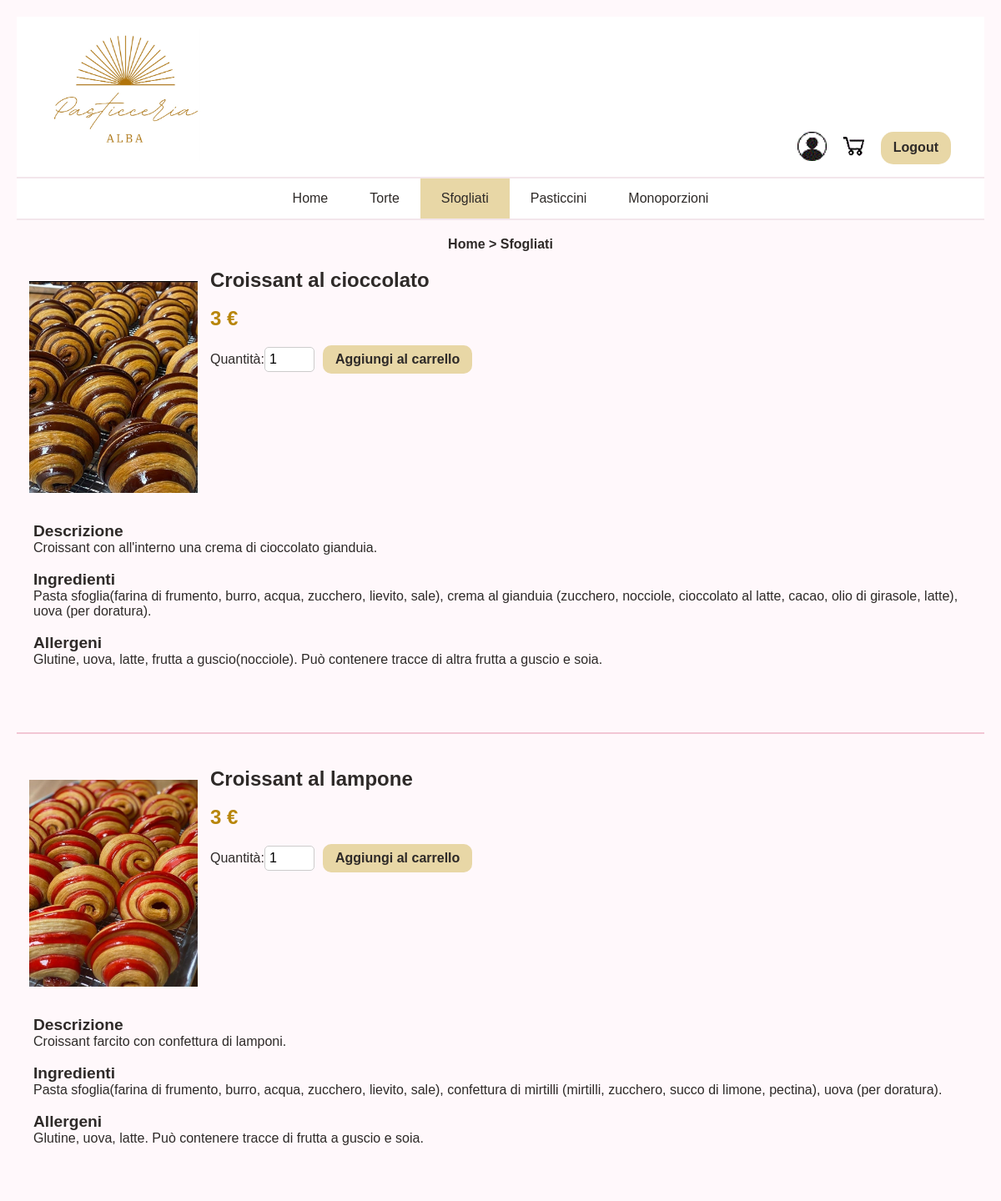
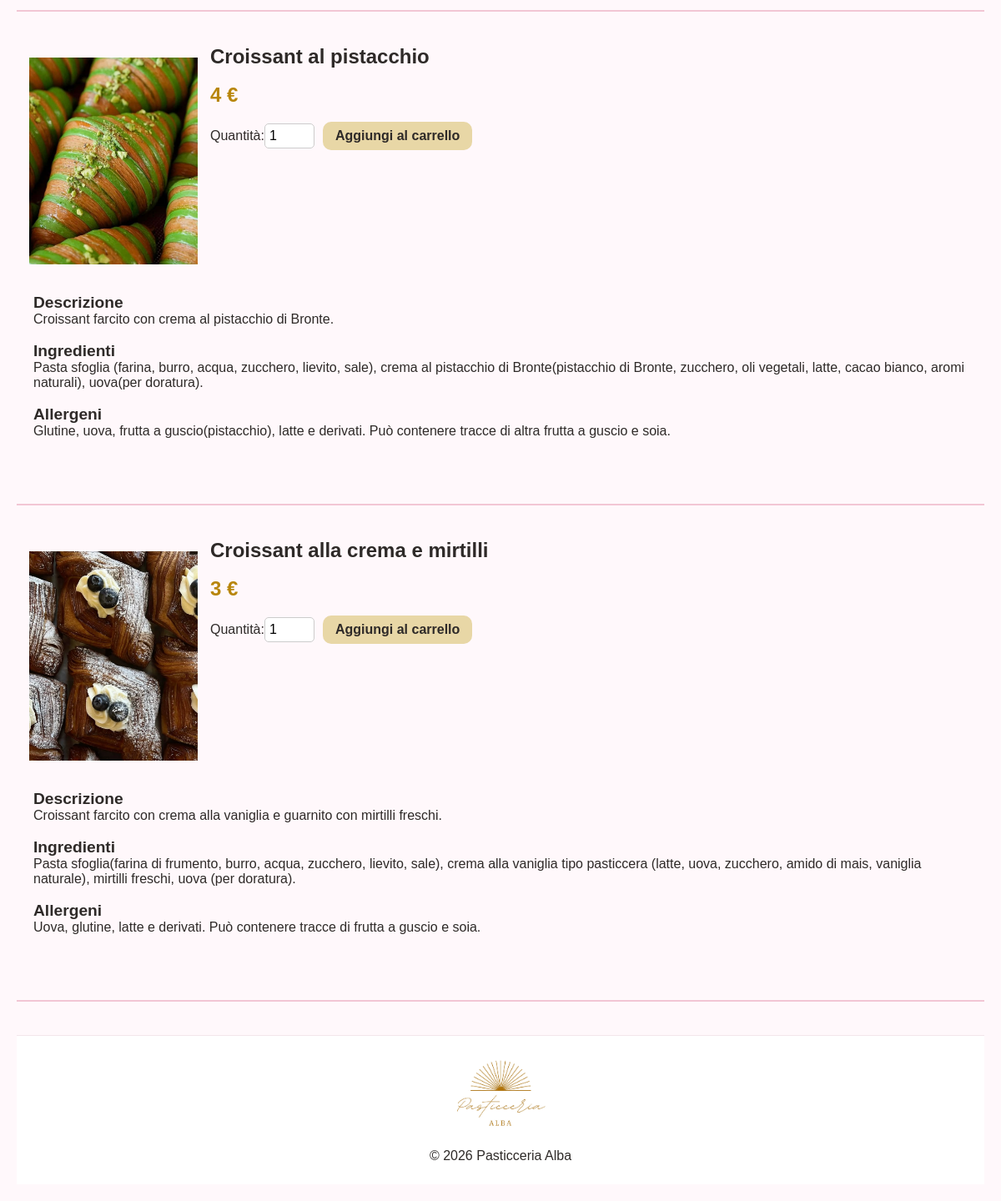
The page /bozzaprogetto/sfogliati.php (signed in) on the database its author committed (2 pictures, top to bottom).
### tables this page shows
CREATE TABLE `prodotti` (
  `id` int(11) NOT NULL,
  `nome` text NOT NULL,
  `categoria` text NOT NULL,
  `prezzo` double NOT NULL,
  `disponibilita` int(11) NOT NULL,
  `descrizione` varchar(300) NOT NULL,
  `ingredienti` varchar(500) NOT NULL,
  `allergeni` varchar(300) NOT NULL,
  `immagine` varchar(255) NOT NULL
);

### bozzaprogetto/sfogliati.php (the view, shortened to what this page needs)
<!DOCTYPE html>
<html lang="it">
<head>
    <link rel="stylesheet" href="style.css">
</head>
<body>
<header>
    <a href="index.php" title="Home Pasticceria Alba">
        <img src="immagini/logo2.jpg" alt="Pasticceria Alba" id="logo">
    </a>
    <div class="header-icons">
      <a href="profilo.php">
        <img src="immagini/login.gif" class="icone" alt="Profilo">
      </a>
    <a href="carrello.php" title="Prenotazioni">
        <img src="immagini/carrello.gif" class="icone" alt="Prenotazioni">
    </a>
    <a href="logout.php"> Logout </a>
</div>
</header>
<nav>
    <ul>
        <li class="menu"><a href="index.php" title="Home Pasticceria Alba">Home</a></li>
        <li class="menu"><a href="torte.php" title="Prodotti: torte">Torte</a></li>
        <li class="menu" id="sfogliati"><a href="sfogliati.php" title="Prodotti: sfogliati">Sfogliati</a></li>
        <li class="menu"><a href="pasticcini.php" title="Prodotti: pasticcini">Pasticcini</a></li>
        <li class="menu"><a href="monoporzioni.php" title="Prodotti: monoporzioni">Monoporzioni</a></li>
    </ul>
</nav>
<p class="percorso"> Home > Sfogliati </p>
<section>
  <?php
  $connessione=connetti();
  $q="SELECT *
      FROM prodotti
      WHERE categoria='Sfogliati'";
  $risposta=mysqli_query($connessione, $q);
  foreach($risposta as $riga){
    $nome=$riga["nome"];
    $prezzo=$riga["prezzo"];
    $descrizione=$riga["descrizione"];
    $ingredienti=$riga["ingredienti"];
    $allergeni=$riga["allergeni"];
    $immagine=$riga["immagine"];
    echo "<img src= 'immagini/$immagine' class='prodotti'>";
echo "<div class='float'>";
    echo "<h2> $nome </h2>";
    echo "<br>";
    echo "<p class='prezzi'> $prezzo €</p>";
    echo "<br>";
    echo "<form action='aggiungi_carrello.php' method='post'>";
    echo "<label>Quantità:</label>";
    echo "<input type='number' name='quantita' value='1' min='1' max='10'>";
    echo "<input type='submit' value='Aggiungi al carrello'>";
    echo "</form>";
echo "</div>";
echo "<div class='clear'>";
  echo "<h3>Descrizione</h3>";
  echo "<p> $descrizione </p><br>";
  echo "<h3>Ingredienti</h3>";
  echo "<p> $ingredienti</p> <br>";
  echo "<h3> Allergeni </h3>";
  echo "<p> $allergeni</p><br>";
echo "</div>";
echo "<hr>";
};
?>
</section>
<footer>
    <img src="immagini/logo2.jpg" id="logo_footer">
    <p>© 2026 Pasticceria Alba</p>
</footer>
</body>
</html>

### bozzaprogetto/style.css (style rules this page uses)
* { font-family: Arial, sans-serif; font-size: 16px; margin: 0; padding: 0; box-sizing: border-box; }
body { margin:0; padding: 20px; background-color: #FFF8FB; color: #2E2A28; }
header { background-color: #FFFFFF; padding: 15px 40px; display: flex; justify-content: space-between; align-items: flex-end; border-bottom: 1px solid #F3E6EB; min-height: 90px; }
#logo { width: 180px; height: auto; object-fit: contain; }
.header-icons { display:flex; align-item:center; gap:15px; }
.icone { width: 35px; height: 35px; object-fit: contain; cursor:pointer; }
a[href="logout.php"] { background-color: #E8D7A6; padding: 10px 15px; border-radius: 15px; text-decoration: none; color: #2E2A28; font-size: 16px; font-weight: bold; }
nav { background-color: #FFFFFF; border-top: 1px solid #F3E6EB; border-bottom: 2px solid #F3E6EB; display: flex; justify-content: center; }
nav ul { list-style: none; display: flex; margin: 0; padding: 0; }
#home, #torte, #sfogliati, #pasticcini, #monoporzioni { background-color: #E8D7A6; }
.menu { padding: 15px 25px; }
.menu a { position: relative; }
.menu a { text-decoration: none; color: #2E2A28; font-weight: 500; }
.percorso { padding: 20px; font-size: 1em; text-align: center; font-weight: bold; }
a { text-decoration: none; color: inherit; }
h2 { font-size: 1.5em; }
h3 { font-size: 1.2em; }
.prodotti { width: 20%; padding: 15px; float: left; }
.float { float: left; }
.clear { clear: left; padding: 20px; }
.prezzi { font-size: 1.5em; font-weight: bold; color: #B8860B; }
input[type=number] { margin-right: 10px; padding: 5px; width: 60px; border: 1px solid #ccc; border-radius: 5px; }
input[type=submit] { padding: 8px 15px; background-color: #E8D7A6; border: none; border-radius: 10px; color: #2E2A28; cursor: pointer; font-weight: bold; }
hr { border: 0; height: 2px; background-color: #f2c6d4; margin: 40px 0; }
footer { background-color: #FFFFFF; text-align: center; padding: 25px; margin-top: 40px; border-top: 1px solid #F3E6EB; }
#logo_footer { width: 110px; margin-bottom: 10px; }

### rows shown on the page
prodotti: immagine (picture), nome "Croissant al cioccolato", prezzo "3", descrizione "Croissant con all'interno una crema di cioccolato gianduia.", ingredienti "Pasta sfoglia(farina di frumento, burro, acqua, zucchero, lievito, sale), crema al gianduia (zucchero, nocciole, cioccolato al latte, cacao, olio di girasole, latte), uova (per doratura).", allergeni "Glutine, uova, latte, frutta a guscio(nocciole). Può contenere tracce di altra frutta a guscio e soia."
prodotti: immagine (picture), nome "Croissant al lampone", prezzo "3", descrizione "Croissant farcito con confettura di lamponi.", ingredienti "Pasta sfoglia(farina di frumento, burro, acqua, zucchero, lievito, sale), confettura di mirtilli (mirtilli, zucchero, succo di limone, pectina), uova (per doratura).", allergeni "Glutine, uova, latte. Può contenere tracce di frutta a guscio e soia."
prodotti: immagine (picture), nome "Croissant al pistacchio", prezzo "4", descrizione "Croissant farcito con crema al pistacchio di Bronte.", ingredienti "Pasta sfoglia (farina, burro, acqua, zucchero, lievito, sale), crema al pistacchio di Bronte(pistacchio di Bronte, zucchero, oli vegetali, latte, cacao bianco, aromi naturali), uova(per doratura).", allergeni "Glutine, uova, frutta a guscio(pistacchio), latte e derivati. Può contenere tracce di altra frutta a guscio e soia."
prodotti: immagine (picture), nome "Croissant alla crema e mirtilli", prezzo "3", descrizione "Croissant farcito con crema alla vaniglia e guarnito con mirtilli freschi.", ingredienti "Pasta sfoglia(farina di frumento, burro, acqua, zucchero, lievito, sale), crema alla vaniglia tipo pasticcera (latte, uova, zucchero, amido di mais, vaniglia naturale), mirtilli freschi, uova (per doratura).", allergeni "Uova, glutine, latte e derivati. Può contenere tracce di frutta a guscio e soia."
